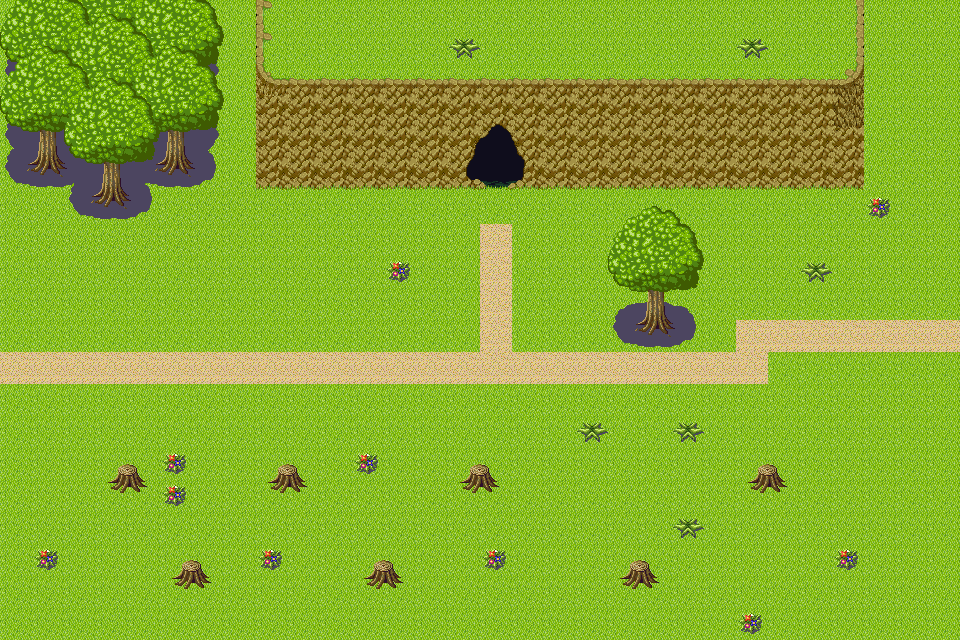

A 2D game scene composited from a Tiled map and its tileset images. What follows is a short description and the map's XML, with every tile layer's data as written:
An orthogonal 30x20 tile map with 32x32 px tiles, 2 tile layers (Background, Foreground).

<map version="1.9" tiledversion="1.9.2" orientation="orthogonal" renderorder="right-down" width="30" height="20" tilewidth="32" tileheight="32" infinite="0" nextlayerid="5" nextobjectid="4">
 <tileset firstgid="1" source="main.tsx" />
 <layer id="3" name="Background" width="30" height="20">
  <data encoding="csv">
1,1,1,1,1,1,1,1,30,1,1,1,1,1,1,1,1,1,1,1,1,1,1,1,1,1,32,1,1,1,
1,1,1,1,1,1,1,1,30,1,1,1,1,1,1,1,1,1,1,1,1,1,1,1,1,1,32,1,1,1,
1,1,1,1,1,1,1,1,38,39,39,39,39,39,39,39,39,39,39,39,39,39,39,39,39,39,40,1,1,1,
1,1,1,1,1,1,1,1,47,47,47,47,47,47,62,63,64,47,47,47,47,47,47,47,47,47,48,1,1,1,
1,1,1,1,1,1,1,1,47,47,47,47,47,47,70,71,72,47,47,47,47,47,47,47,47,47,47,1,1,1,
1,1,1,1,1,1,1,1,55,55,55,55,55,55,78,79,80,55,55,55,55,55,55,55,55,55,55,1,1,1,
1,1,1,1,1,1,1,1,1,1,1,1,1,1,1,1,1,1,1,1,1,1,1,1,1,1,1,1,1,1,
1,1,1,1,1,1,1,1,1,1,1,1,1,1,1,2,1,1,1,1,1,1,1,1,1,1,1,1,1,1,
1,1,1,1,1,1,1,1,1,1,1,1,1,1,1,2,1,1,1,1,1,1,1,1,1,1,1,1,1,1,
1,1,1,1,1,1,1,1,1,1,1,1,1,1,1,2,1,1,1,1,1,1,1,1,1,1,1,1,1,1,
1,1,1,1,1,1,1,1,1,1,1,1,1,1,1,2,1,1,1,1,1,1,1,2,2,2,2,2,2,2,
2,2,2,2,2,2,2,2,2,2,2,2,2,2,2,2,2,2,2,2,2,2,2,2,1,1,1,1,1,1,
1,1,1,1,1,1,1,1,1,1,1,1,1,1,1,1,1,1,1,1,1,1,1,1,1,1,1,1,1,1,
1,1,1,1,1,1,1,1,1,1,1,1,1,1,1,1,1,1,1,1,1,1,1,1,1,1,1,1,1,1,
1,1,1,1,1,1,1,1,1,1,1,1,1,1,1,1,1,1,1,1,1,1,1,1,1,1,1,1,1,1,
1,1,1,1,1,1,1,1,1,1,1,1,1,1,1,1,1,1,1,1,1,1,1,1,1,1,1,1,1,1,
1,1,1,1,1,1,1,1,1,1,1,1,1,1,1,1,1,1,1,1,1,1,1,1,1,1,1,1,1,1,
1,1,1,1,1,1,1,1,1,1,1,1,1,1,1,1,1,1,1,1,1,1,1,1,1,1,1,1,1,1,
1,1,1,1,1,1,1,1,1,1,1,1,1,1,1,1,1,1,1,1,1,1,1,1,1,1,1,1,1,1,
1,1,1,1,1,1,1,1,1,1,1,1,1,1,1,1,1,1,1,1,1,1,1,1,1,1,1,1,1,1
</data>
 </layer>
 <layer id="1" name="Foreground" width="30" height="20">
  <properties>
   <property name="Collision" value="true" />
  </properties>
  <data encoding="csv">
137,138,139,140,141,142,143,0,0,0,0,0,0,0,0,0,0,0,0,0,0,0,0,0,0,0,0,0,0,0,
145,146,147,148,149,150,151,0,0,0,0,0,0,0,4,0,0,0,0,0,0,0,0,4,0,0,0,0,0,0,
153,154,155,156,157,158,159,0,0,0,0,0,0,0,0,0,0,0,0,0,0,0,0,0,0,0,0,0,0,0,
161,162,163,164,165,166,167,0,0,0,0,0,0,0,0,0,0,0,0,0,0,0,0,0,0,0,0,0,0,0,
169,170,171,172,173,174,175,0,0,0,0,0,0,0,0,0,0,0,0,0,0,0,0,0,0,0,0,0,0,0,
177,178,179,180,181,182,183,0,0,0,0,0,0,0,0,0,0,0,0,0,0,0,0,0,0,0,0,0,0,0,
185,186,187,188,189,190,0,0,0,0,0,0,0,0,0,0,0,0,0,81,82,83,0,0,0,0,0,5,0,0,
0,0,0,0,0,0,0,0,0,0,0,0,0,0,0,0,0,0,0,89,90,91,0,0,0,0,0,0,0,0,
0,0,0,0,0,0,0,0,0,0,0,0,5,0,0,0,0,0,0,97,98,99,0,0,0,4,0,0,0,0,
0,0,0,0,0,0,0,0,0,0,0,0,0,0,0,0,0,0,0,105,106,107,0,0,0,0,0,0,0,0,
0,0,0,0,0,0,0,0,0,0,0,0,0,0,0,0,0,0,0,113,114,115,0,0,0,0,0,0,0,0,
0,0,0,0,0,0,0,0,0,0,0,0,0,0,0,0,0,0,0,0,0,0,0,0,0,0,0,0,0,0,
0,0,0,0,0,0,0,0,0,0,0,0,0,0,0,0,0,0,0,0,0,0,0,0,0,0,0,0,0,0,
0,0,0,0,0,0,0,0,0,0,0,0,0,0,0,0,0,0,4,0,0,4,0,0,0,0,0,0,0,0,
0,0,0,12,13,5,0,0,12,13,0,5,0,0,12,13,0,0,0,0,0,0,0,12,13,0,0,0,0,0,
0,0,0,20,21,5,0,0,20,21,0,0,0,0,20,21,0,0,0,0,0,0,0,20,21,0,0,0,0,0,
0,0,0,0,0,0,0,0,0,0,0,0,0,0,0,0,0,0,0,0,0,4,0,0,0,0,0,0,0,0,
0,5,0,0,0,12,13,0,5,0,0,12,13,0,0,5,0,0,0,12,13,0,0,0,0,0,5,0,0,0,
0,0,0,0,0,20,21,0,0,0,0,20,21,0,0,0,0,0,0,20,21,0,0,0,0,0,0,0,0,0,
0,0,0,0,0,0,0,0,0,0,0,0,0,0,0,0,0,0,0,0,0,0,0,5,0,0,0,0,0,0
</data>
 </layer>
</map>